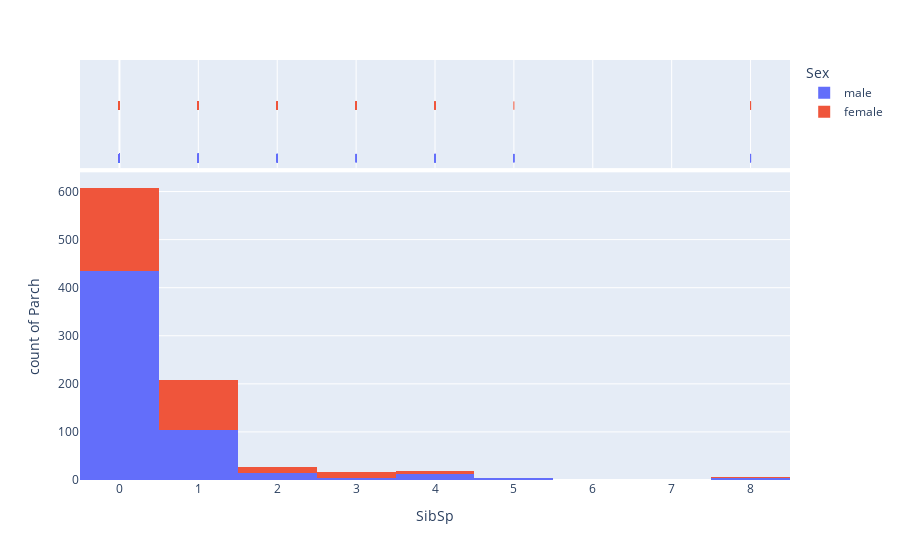

Write notebook code for a chart like this one.
### Markdown cell above
Shows the number of females and males who has number of siblings or spouse that is Parch.

### Code cell
df = pd.read_csv("../input/titanic/train.csv")
fig = px.histogram(df, x="SibSp", y="Parch", color="Sex", marginal="rug",
                   hover_data=df.columns)
fig.show()

### Figure 1 — Plotly figure (JSON) as saved in the notebook; plotly's stock layout.template omitted (floating-point values rounded to 4 significant figures; data arrays with more than 128 entries replaced by an {"elided": "..."} marker saying what was removed)
{"data": [{"alignmentgroup": "True", "bingroup": "x", "hoverlabel": {"namelength": 0}, "hovertemplate": "Sex=male<br>SibSp=%{x}<br>count of Parch=%{y}", "legendgroup": "male", "marker": {"color": "#636efa"}, "name": "male", "offsetgroup": "male", "orientation": "v", "showlegend": true, "type": "histogram", "x": {"elided": "577 int values"}, "xaxis": "x", "y": {"elided": "577 int values"}, "yaxis": "y"}, {"alignmentgroup": "True", "boxpoints": "all", "customdata": {"elided": "577x12 mixed values"}, "fillcolor": "rgba(255,255,255,0)", "hoverlabel": {"namelength": 0}, "hoveron": "points", "hovertemplate": "Sex=%{customdata[4]}<br>SibSp=%{customdata[6]}<br>PassengerId=%{customdata[0]}<br>Survived=%{customdata[1]}<br>Pclass=%{customdata[2]}<br>Name=%{customdata[3]}<br>Age=%{customdata[5]}<br>Parch=%{customdata[7]}<br>Ticket=%{customdata[8]}<br>Fare=%{customdata[9]}<br>Cabin=%{customdata[10]}<br>Embarked=%{customdata[11]}", "jitter": 0, "legendgroup": "male", "line": {"color": "rgba(255,255,255,0)"}, "marker": {"color": "#636efa", "symbol": "line-ns-open"}, "name": "male", "offsetgroup": "male", "showlegend": false, "type": "box", "x": {"elided": "577 int values"}, "xaxis": "x2", "yaxis": "y2"}, {"alignmentgroup": "True", "bingroup": "x", "hoverlabel": {"namelength": 0}, "hovertemplate": "Sex=female<br>SibSp=%{x}<br>count of Parch=%{y}", "legendgroup": "female", "marker": {"color": "#EF553B"}, "name": "female", "offsetgroup": "female", "orientation": "v", "showlegend": true, "type": "histogram", "x": {"elided": "314 int values"}, "xaxis": "x", "y": {"elided": "314 int values"}, "yaxis": "y"}, {"alignmentgroup": "True", "boxpoints": "all", "customdata": {"elided": "314x12 mixed values"}, "fillcolor": "rgba(255,255,255,0)", "hoverlabel": {"namelength": 0}, "hoveron": "points", "hovertemplate": "Sex=%{customdata[4]}<br>SibSp=%{customdata[6]}<br>PassengerId=%{customdata[0]}<br>Survived=%{customdata[1]}<br>Pclass=%{customdata[2]}<br>Name=%{customdata[3]}<br>Age=%{customdata[5]}<br>Parch=%{customdata[7]}<br>Ticket=%{customdata[8]}<br>Fare=%{customdata[9]}<br>Cabin=%{customdata[10]}<br>Embarked=%{customdata[11]}", "jitter": 0, "legendgroup": "female", "line": {"color": "rgba(255,255,255,0)"}, "marker": {"color": "#EF553B", "symbol": "line-ns-open"}, "name": "female", "offsetgroup": "female", "showlegend": false, "type": "box", "x": {"elided": "314 int values"}, "xaxis": "x2", "yaxis": "y2"}], "layout": {"autosize": true, "barmode": "relative", "legend": {"title": {"text": "Sex"}, "tracegroupgap": 0}, "margin": {"t": 60}, "xaxis": {"anchor": "y", "autorange": true, "domain": [0, 1], "range": [-0.5, 8.5], "title": {"text": "SibSp"}, "type": "linear"}, "xaxis2": {"anchor": "y2", "autorange": true, "domain": [0, 1], "matches": "x", "range": [-0.5, 8.5], "showgrid": true, "showticklabels": false, "type": "linear"}, "yaxis": {"anchor": "x", "autorange": true, "domain": [0, 0.7326], "range": [0, 640], "title": {"text": "count of Parch"}, "type": "linear"}, "yaxis2": {"anchor": "x2", "autorange": true, "domain": [0.7426, 1], "matches": "y2", "range": [-0.5781, 1.5], "showgrid": false, "showline": false, "showticklabels": false, "ticks": "", "type": "category"}}}
